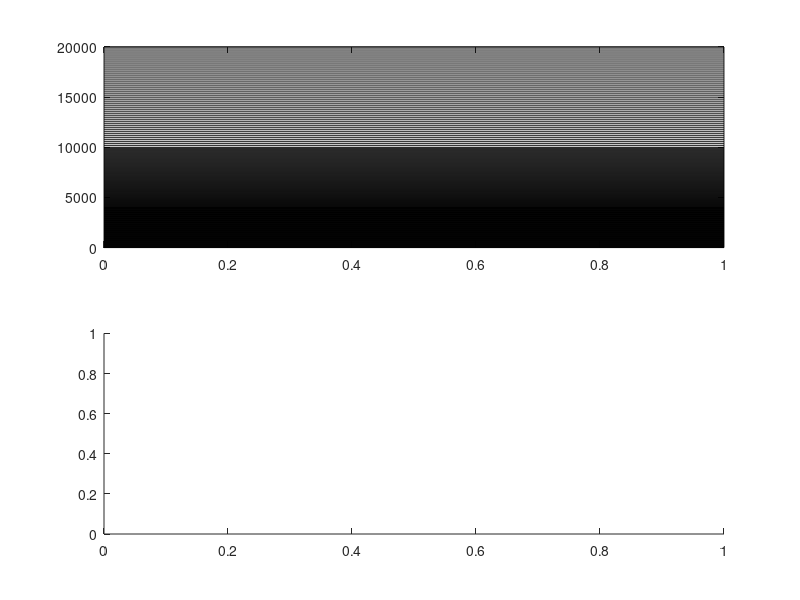

MATLAB code for this plot: (Note: this script raises an error after producing the figure.)
% This script will set up the vertical grid level for SAM. 
% in the "grd" file, I will list all the grid levels out. 
% the number of grd levels will be equal to nz_gl defined in the
% SRC/domain.f90 
% note, the grd level specified here is the mid-levels (in meters) for the
% Arakawa-C grid, not the interfacial level. 

optname = 'discrete';
dz = 40;
zmid0= 20;
PBL_lev = 4E3;
domain_top = 20E3;

%% method 1: set different resolution in different layers:
if strcmp(optname,'discrete')
    % require input of number of discrete vertical resolution
    vres=[dz, 100, 200];
    %z_mid_PBL = zmid0:dz:PBL_lev;
    a=10E3;
    layers_top = [PBL_lev,a, domain_top];
    z0_layers=[zmid0, PBL_lev, a];  % meant to be input to the function.
    
    nlayers = length(vres);
    for i=1:nlayers       
        layers(i).zmid = z0_layers(i):vres(i):layers_top(i);
    end
    %z_mid_upper = z_mid_tropo(end):vres(3):domain_top;
    
    z_mid_all = unique([layers.zmid]);
    
    %% method 2: stretching vertical resolution above certain level:
elseif strcmp(optname,'streched')
    % require input of the streching coeff
    strcoeff=1.05;
    z_mid_PBL = zmid0:dz:PBL_lev;
    i = 2;
    z_mid_upper(1) = z_mid_PBL(end);
    
    while i>0
        z_mid_upper(i) = z_mid_upper(i-1) + dz*strcoeff^(i-1);
        dz_streched(i-1) = dz*strcoeff^(i-1);
        if z_mid_upper(i)>domain_top
            break
        else
            i=i+1;
        end
    end
    
    z_mid_all = unique([z_mid_PBL, z_mid_upper]);
end

%% make a plot to confirm:
x = repmat([0;1],1,length(z_mid_all));
y = repmat(z_mid_all,2, 1);

figure()
subplot(2,1,1)
plot(x,y,'-k');
hold on;
set(gca,'yscale','linear');

subplot(2,1,2)
hold on;
plot(z_mid_PBL, ones(size(z_mid_PBL))*dz,'-b');
plot(z_mid_upper(2:end), dz_streched)
xlabel('height (m)')
ylabel('dz (m)');


%% save data
svdir = ['/Users/xchen/Documents/GitHub/SAM_LES/input'];
if ~exist(svdir,'dir')
    mkdir(svdir)
end
grd_FN = ['grd_domain_top' num2str(domain_top/1E3) 'km'];
fid = fopen([svdir filesep grd_FN ],'w');
fprintf(fid,'%6.1f\n',z_mid_all);
fclose(fid)

type([svdir filesep grd_FN])